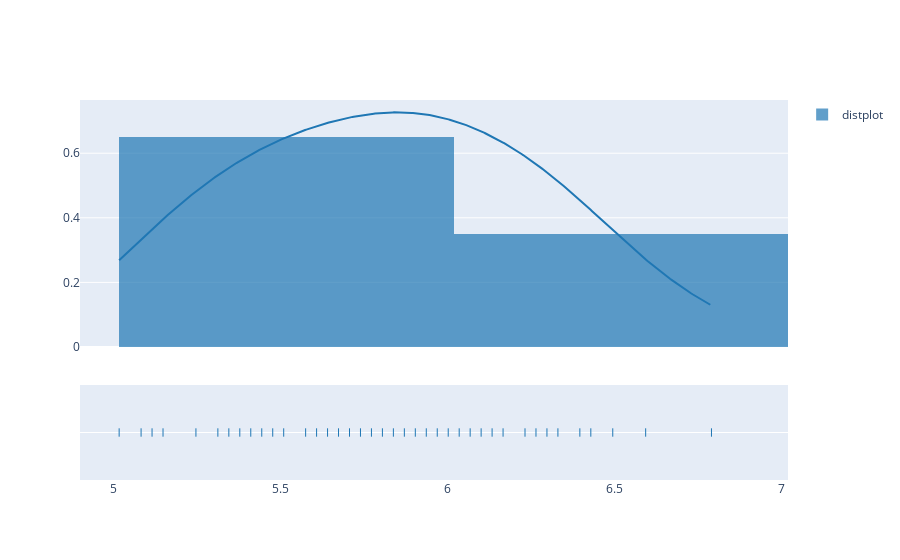

The cell this chart's notebook holds for it:
### Code cell
df_curve = df_dist[['height','medal']].groupby(['height']).count().reset_index()
fig = ff.create_distplot([df_curve['height']], ['distplot'])
fig.show()

### Figure 1 — Plotly figure (JSON) as saved in the notebook; plotly's stock layout.template omitted (floating-point values rounded to 4 significant figures; data arrays with more than 128 entries replaced by an {"elided": "..."} marker saying what was removed)
{"data": [{"autobinx": false, "histnorm": "probability density", "legendgroup": "distplot", "marker": {"color": "rgb(31, 119, 180)"}, "name": "distplot", "opacity": 0.7, "type": "histogram", "x": [5.018, 5.084, 5.117, 5.15, 5.248, 5.314, 5.346, 5.379, 5.412, 5.445, 5.478, 5.51, 5.576, 5.609, 5.642, 5.674, 5.707, 5.74, 5.773, 5.806, 5.838, 5.871, 5.904, 5.937, 5.97, 6.002, 6.035, 6.068, 6.101, 6.134, 6.166, 6.232, 6.265, 6.298, 6.33, 6.396, 6.429, 6.494, 6.593, 6.79], "xaxis": "x", "xbins": {"end": 6.79, "size": 1, "start": 5.018}, "yaxis": "y"}, {"legendgroup": "distplot", "marker": {"color": "rgb(31, 119, 180)"}, "mode": "lines", "name": "distplot", "showlegend": false, "type": "scatter", "x": {"elided": "500 float values"}, "xaxis": "x", "y": {"elided": "500 float values"}, "yaxis": "y"}, {"legendgroup": "distplot", "marker": {"color": "rgb(31, 119, 180)", "symbol": "line-ns-open"}, "mode": "markers", "name": "distplot", "showlegend": false, "type": "scatter", "x": [5.018, 5.084, 5.117, 5.15, 5.248, 5.314, 5.346, 5.379, 5.412, 5.445, 5.478, 5.51, 5.576, 5.609, 5.642, 5.674, 5.707, 5.74, 5.773, 5.806, 5.838, 5.871, 5.904, 5.937, 5.97, 6.002, 6.035, 6.068, 6.101, 6.134, 6.166, 6.232, 6.265, 6.298, 6.33, 6.396, 6.429, 6.494, 6.593, 6.79], "xaxis": "x", "y": ["distplot", "distplot", "distplot", "distplot", "distplot", "distplot", "distplot", "distplot", "distplot", "distplot", "distplot", "distplot", "distplot", "distplot", "distplot", "distplot", "distplot", "distplot", "distplot", "distplot", "distplot", "distplot", "distplot", "distplot", "distplot", "distplot", "distplot", "distplot", "distplot", "distplot", "distplot", "distplot", "distplot", "distplot", "distplot", "distplot", "distplot", "distplot", "distplot", "distplot"], "yaxis": "y2"}], "layout": {"barmode": "overlay", "hovermode": "closest", "legend": {"traceorder": "reversed"}, "xaxis": {"anchor": "y2", "domain": [0, 1], "zeroline": false}, "yaxis": {"anchor": "free", "domain": [0.35, 1], "position": 0}, "yaxis2": {"anchor": "x", "domain": [0, 0.25], "dtick": 1, "showticklabels": false}}}
